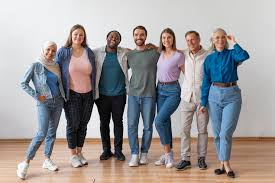
#> input picture 1.jpg, 275 x 183 px
$ python Self.py
#> lines starting #> are read from the running program, lines starting #| are printed output that depends on the picture
import cv2
import numpy as np

path = input("Enter the path of image:")
#> the answer given: 1.jpg
x_size = int(input("x_size:"))
#> the answer given: 100
y_size = int(input("Y_size:"))
#> the answer given: 100
size = (x_size,y_size)

image = cv2.imread(path)
#> image is the input picture: shape (183, 275, 3); mean B, G, R 154.1, 153.9, 158.5
image = cv2.resize(image,size)
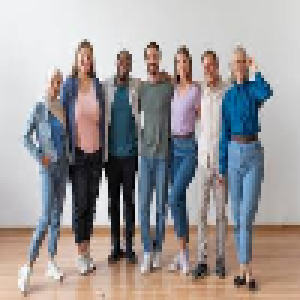
#> image: shape (100, 100, 3) (shown 3 times larger); mean B, G, R 153.9, 153.7, 158.3

while True:
    print("""
    1. put text
    2. image stacking
    3. Draw shapes
    4. Blend two images
    5. EDGE DETECTION
    6. ADD BORDER
    7. Blurring
    8. Convert To GrayScale
    """)

    choice = int(input("Enter your choice:"))
#> the answer given: 1

    if choice == 1:
#> (the run stopped early here; a loop or call above may not have finished)
